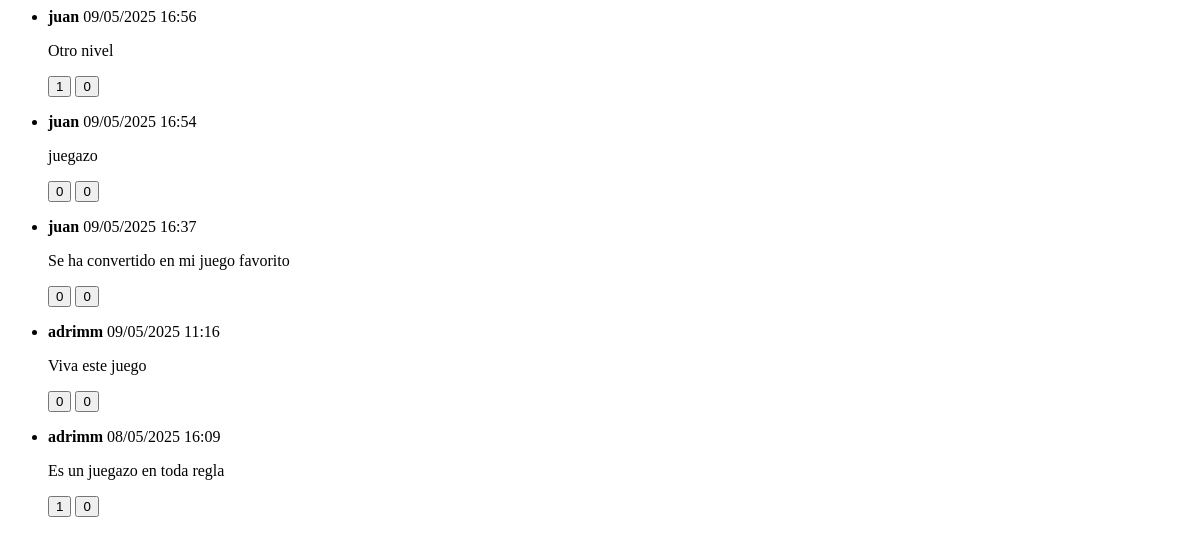
Page /juego/LIS1-340/htmx/comentarios/ (signed in) on the earlier database version.
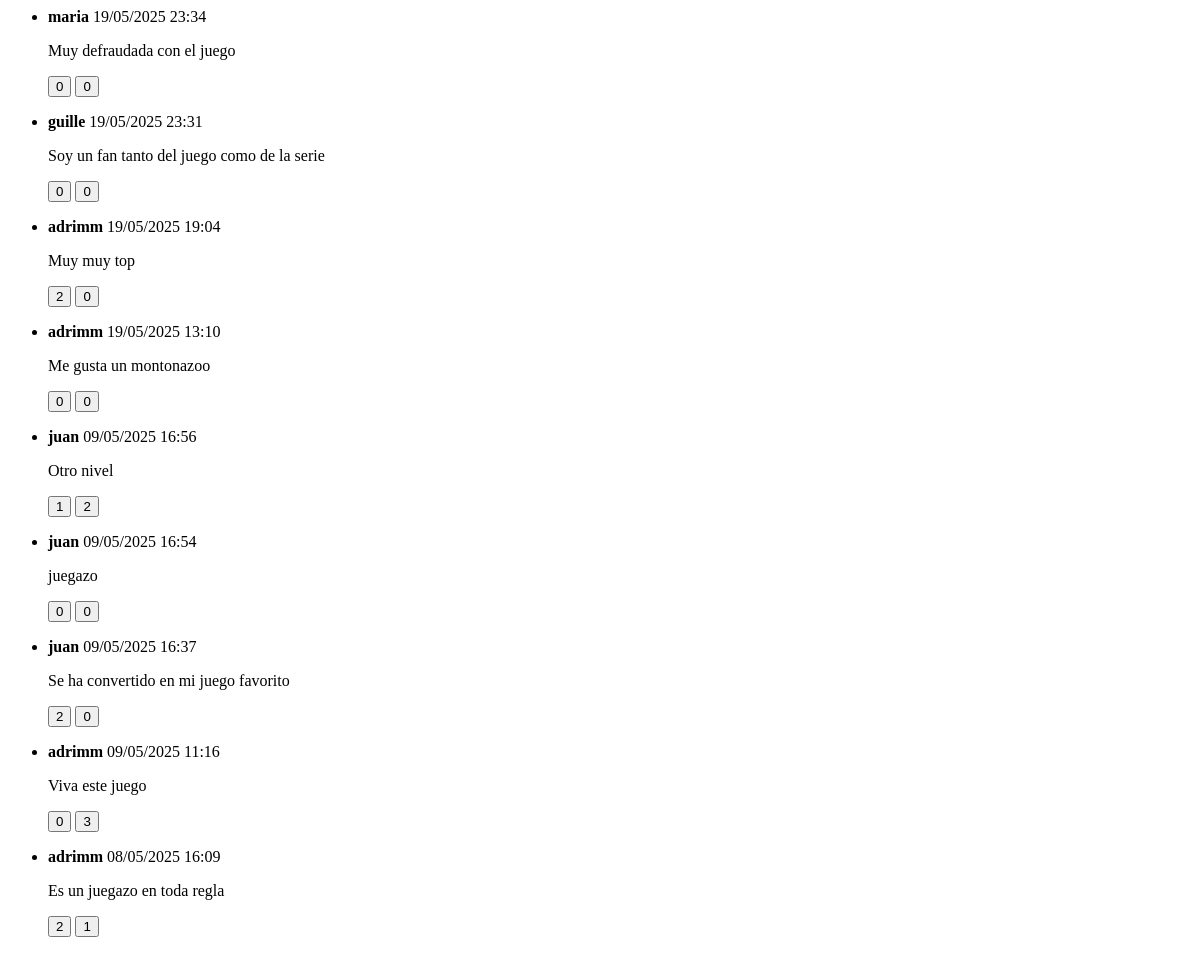
Same page on the later database version.
### gamerank/models.py (models this page shows, shortened)
class Comentario(models.Model):
    juego = models.ForeignKey(Juego, on_delete=models.CASCADE)
    usuario = models.ForeignKey(User, on_delete=models.CASCADE)
    texto = models.TextField()
    fecha = models.DateTimeField(auto_now_add=True)
    class Meta:
        ordering = ['-fecha']
    def num_likes(self):
        return self.votos.filter(tipo='like').count()
    def num_dislikes(self):
        return self.votos.filter(tipo='dislike').count()

### gamerank/views.py (the view)
# urls.py: path("juego/<str:id_juego>/htmx/comentarios/", views.comentarios_htmx, name="comentarios_htmx"),
@require_GET
@login_required
def comentarios_htmx(request, id_juego):
    juego = get_object_or_404(Juego, id_juego=id_juego)
    comentarios = comentarios_con_votos(juego)
    return render(request, "gamerank/includes/comentarios_htmx.html", {
        "comentarios": comentarios
    })

### gamerank/context_processor.py (called while the page is built)
def user_alias(request):
    if request.user.is_authenticated:
        try:
            return {'user_alias': request.user.configuracionusuario.alias or request.user.username}
        except ConfiguracionUsuario.DoesNotExist:
            return {'user_alias': request.user.username}
    return {'user_alias': "Anónimo"}

def metricas_footer(request):
    context = {
        'total_juegos': Juego.objects.count(),
        'total_comentarios': Comentario.objects.count(),
    }
    if request.user.is_authenticated:
        context.update({
            'votos_usuario': Valoracion.objects.filter(usuario=request.user).count(),
            'comentarios_usuario': Comentario.objects.filter(usuario=request.user).count(),
        })
    return context

def configuracion_usuario(request):
    if request.user.is_authenticated:
        try:
            config = ConfiguracionUsuario.objects.get(usuario=request.user)
        except ConfiguracionUsuario.DoesNotExist:
            config = None
        return {'config': config}
    return {'config': None}

### gamerank/utils.py (called while the page is built)
def comentarios_con_votos(juego):
    comentarios = Comentario.objects.filter(juego=juego)
    for c in comentarios:
        c.num_likes = c.num_likes()
        c.num_dislikes = c.num_dislikes()
    return comentarios

### gamerank/templates/gamerank/includes/comentarios_htmx.html
{% load i18n %}
<ul class="list-group list-group-flush">
    {% for comentario in comentarios %}
        {% include "gamerank/includes/comentario_individual.html" %}
    {% empty %}
        <li class="list-group-item text-muted text-center">{% trans "Todavía no hay comentarios." %}</li>
    {% endfor %}
</ul>

### gamerank/templates/gamerank/includes/comentario_individual.html (shortened to what this page needs)
{% load i18n %}
<li class="list-group-item p-0" id="comentario-{{ comentario.id }}">
    <div class="card border-0 shadow-sm rounded">
        <div class="card-body">
            <div class="mb-2">
                <strong>
                     {{ comentario.usuario.username }}
                </strong>
                <span class="text-muted small float-end">
                    {{ comentario.fecha|date:"d/m/Y H:i" }}
                </span>
            </div>
            <p class="mb-2">{{ comentario.texto }}</p>
            {% if user.is_authenticated %}
            <form
                hx-post="{% url 'votar_comentario_htmx' comentario.id %}"
                hx-target="#comentario-{{ comentario.id }}"
                hx-swap="outerHTML"
                class="mt-3 d-flex gap-2 justify-content-end flex-wrap"
            >
                <button type="submit" name="tipo" value="like"
                    class="btn btn-sm {% if comentario.voto_usuario and comentario.voto_usuario.tipo == 'like' %}btn-success{% else %}btn-outline-success{% endif %}">
                     {{ comentario.num_likes }}
                </button>
                <button type="submit" name="tipo" value="dislike"
                    class="btn btn-sm {% if comentario.voto_usuario and comentario.voto_usuario.tipo == 'dislike' %}btn-danger{% else %}btn-outline-danger{% endif %}">
                     {{ comentario.num_dislikes }}
                </button>
            </form>
            {% endif %}
        </div>
    </div>
</li>

Differences in the rows shown:
added Comentario: usuario.username "maria", fecha "19/05/2025 23:34", texto "Muy defraudada con el juego", num_likes "0", num_dislikes "0"
added Comentario: usuario.username "guille", fecha "19/05/2025 23:31", texto "Soy un fan tanto del juego como de la serie", num_likes "0", num_dislikes "0"
added Comentario: usuario.username "adrimm", fecha "19/05/2025 19:04", texto "Muy muy top", num_likes "2", num_dislikes "0"
added Comentario: usuario.username "adrimm", fecha "19/05/2025 13:10", texto "Me gusta un montonazoo", num_likes "0", num_dislikes "0"
computed for Comentario "Otro nivel": num_dislikes "0" → "2"
computed for Comentario "Se ha convertido en mi juego favorito": num_likes "0" → "2"
computed for Comentario "Viva este juego": num_dislikes "0" → "3"
computed for Comentario "Es un juegazo en toda regla": num_likes "1" → "2"; num_dislikes "0" → "1"
